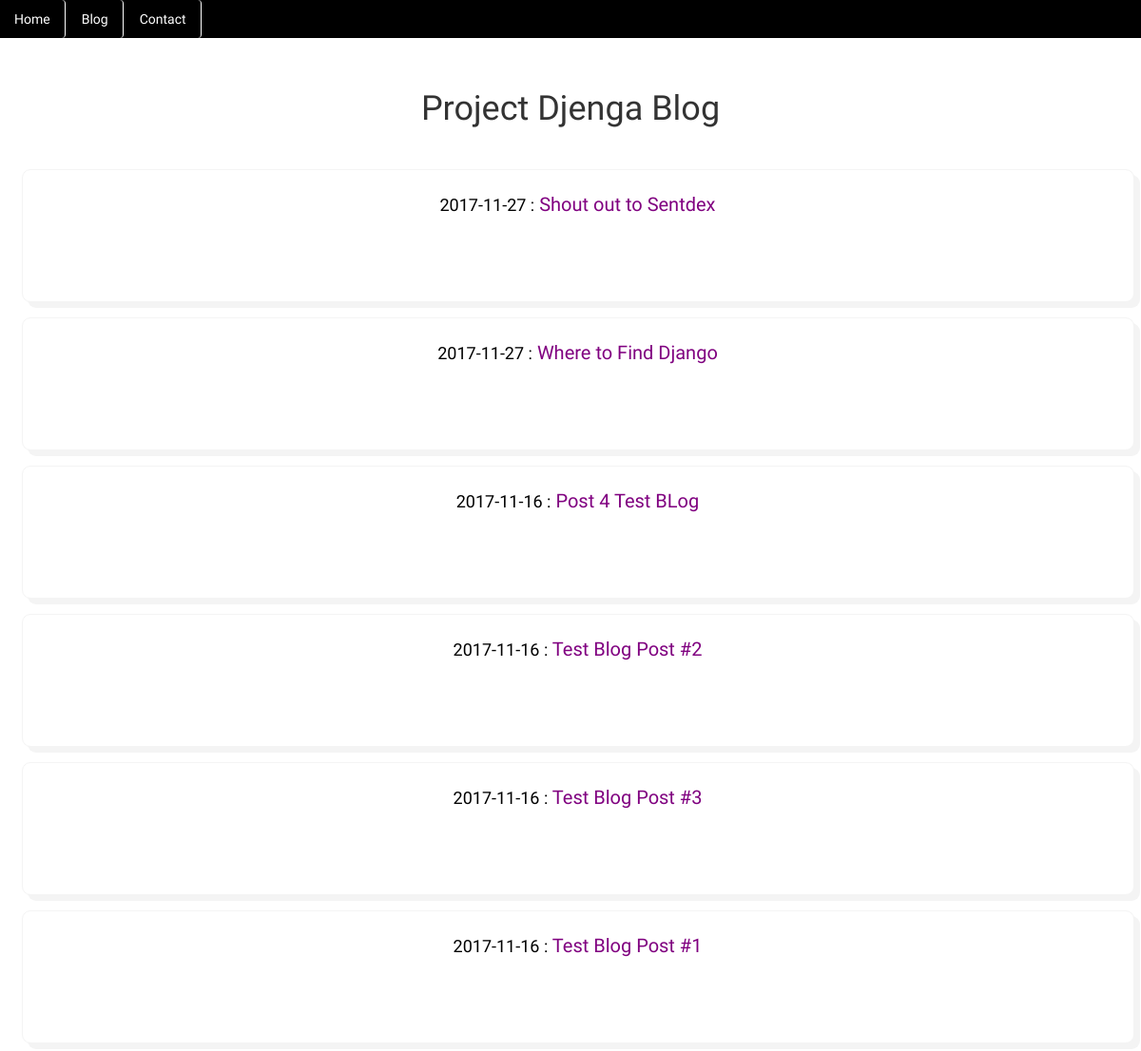
/blog/, run on an earlier commit of the app's database.
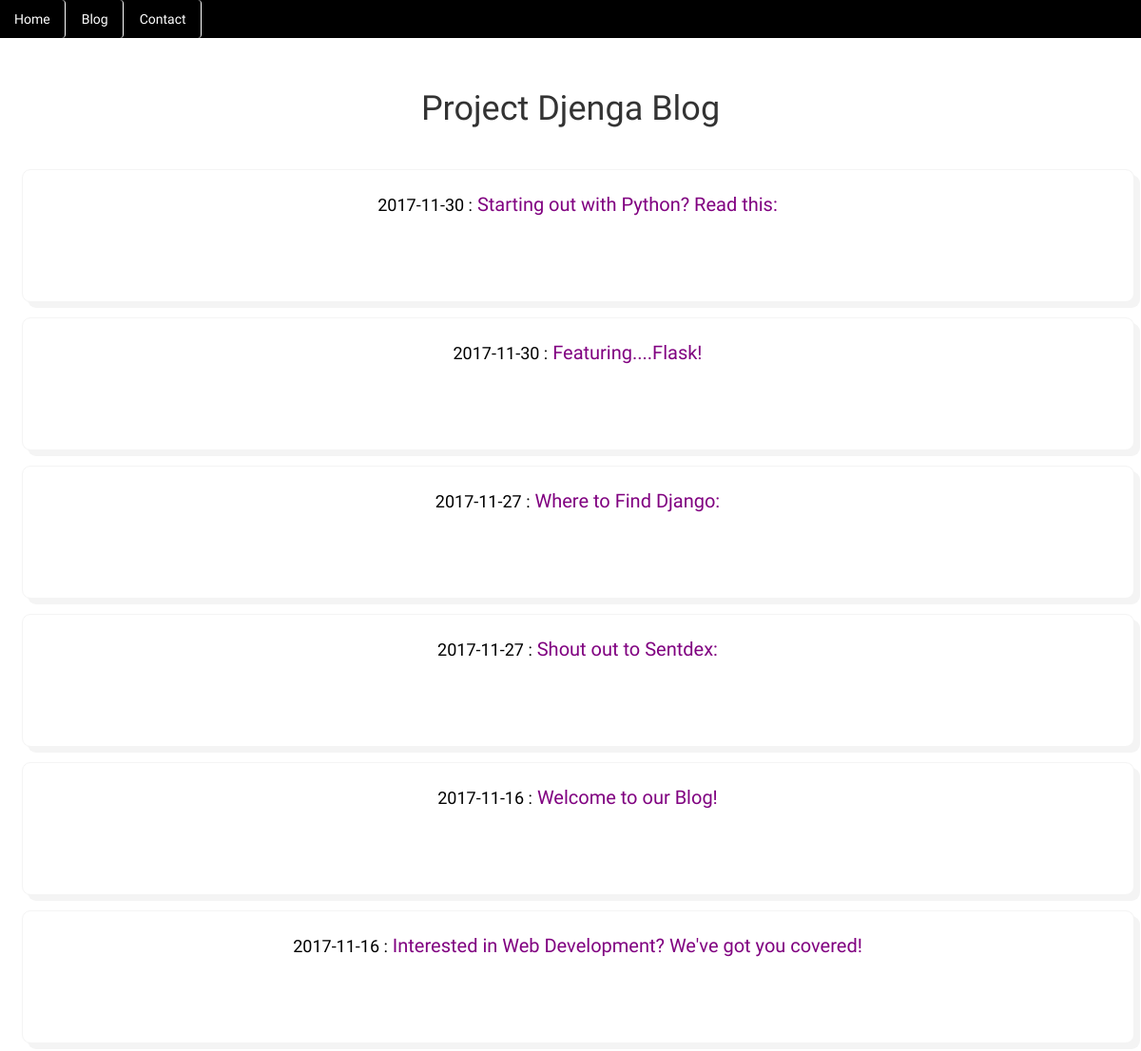
And on a later commit of the database.
### blog/models.py (models this page shows, shortened)
class Post(models.Model):
    title = models.CharField(max_length = 140)
    body = models.TextField()
    date = models.DateTimeField()

### blog/templates/blog/blog.html
{% extends "webapp/mainHeader.html" %} {% block navbar %} {% include "webapp/navigation.html" %} {% endblock navbar %} {% block body %}
<div class="container">
	<div class="row titleRow text-center">
		<div class="col-md-12">
			<h1> Project Djenga Blog </h1>
		</div>
	</div>
</div>
{% for post in object_list %}
<div class="container">
	<div class="row">
		<div class="col-md-12 postEntry">
			<h4>{{ post.date|date:"Y-m-d" }} :<a href="/blog/{{post.id}}">  {{ post.title }}</a></h4>
		</div>
	</div>
</div>
{% endfor %} {% endblock %}

### webapp/templates/webapp/mainHeader.html (shortened to what this page needs)
<!DOCTYPE html>
<html lang="en">
<head>
	<meta charset="utf-8" /> {% load staticfiles %}
	<link rel="stylesheet" href="{% static 'webapp/css/bootstrap.min.css' %}" type="text/css" />
	<link rel="stylesheet" href="{% static 'webapp/css/animate.css' %}" type="text/css" /ß>
	<link href="{% static 'webapp/css/blog.css' %}" rel="stylesheet" />
</head>
<div style="margin-top:0px; padding-bottom:50px;">
{% block navbar %}
{% endblock %}
</div>
<div>
{% block body %}
{% endblock %}
</div>

### webapp/templates/webapp/navigation.html (shortened to what this page needs)
{% block navbar %}
<div id="sidebar" >
  <ul class="nav nav-pills ">
  <li class="navPill" ><a href='/'>Home</a></li>
  <li class="navPill" ><a href='/blog/'>Blog</a></li>
  <li class="navPill" ><a href='/contact/'>Contact</a></li>
  </ul>
</div>
{% endblock %}

### webapp/static/webapp/css/blog.css (style rules this page uses)
.postEntry a { color: purple !important; font-size: 20px; }
.postEntry { margin:8px; text-align: center; box-shadow: 6px 6px #f4f4f4; border: 1px solid #f4f4f4; background-color: white; color: black !important; padding: 15px; height: 140px !important; border-radius: 9px; }
.titleRow { padding: 25px; }

### webapp/templates/webapp/navigation.html (style rules this page uses)
#sidebar { width: 100%; z-index: 1; position: fixed; background-color: black; }
a { color:white !important; border-right: 1px white solid; }

What changed in the data, as far as the page shows it:
removed Post: date "2017-11-16", title "Post 4 Test BLog"
removed Post: date "2017-11-16", title "Test Blog Post #3"
added Post: date "2017-11-30", title "Starting out with Python? Read this:"
added Post: date "2017-11-30", title "Featuring....Flask!"
changed Post: title "Where to Find Django" → "Where to Find Django:"; moves up the list
changed Post: title "Shout out to Sentdex" → "Shout out to Sentdex:"
changed Post: title "Test Blog Post #1" → "Welcome to our Blog!"; moves up the list
changed Post: title "Test Blog Post #2" → "Interested in Web Development? We've got you covered!"
